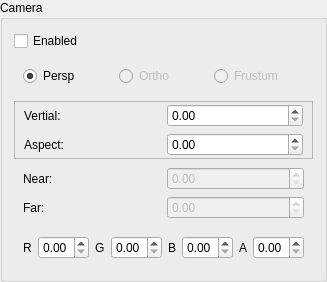
         <widget class="QGroupBox" name="cameraGroupBox">
          <property name="title">
           <string>Camera</string>
          </property>
          <layout class="QGridLayout" name="gridLayout_7">
           <item row="0" column="0">
            <widget class="QCheckBox" name="cameraEnabledToggle">
             <property name="text">
              <string>Enabled</string>
             </property>
            </widget>
           </item>
           <item row="1" column="0">
            <widget class="QWidget" name="widget_2" native="true">
             <layout class="QHBoxLayout" name="horizontalLayout_2">
              <item>
               <widget class="QRadioButton" name="cameraPerspToggle">
                <property name="text">
                 <string>Persp</string>
                </property>
                <property name="checked">
                 <bool>true</bool>
                </property>
               </widget>
              </item>
              <item>
               <widget class="QRadioButton" name="cameraOrthoToggle">
                <property name="enabled">
                 <bool>false</bool>
                </property>
                <property name="text">
                 <string>Ortho</string>
                </property>
               </widget>
              </item>
              <item>
               <widget class="QRadioButton" name="cameraFrustumToggle">
                <property name="enabled">
                 <bool>false</bool>
                </property>
                <property name="text">
                 <string>Frustum</string>
                </property>
               </widget>
              </item>
             </layout>
            </widget>
           </item>
           <item row="2" column="0">
            <widget class="QFrame" name="cameraPerspGroup">
             <property name="frameShape">
              <enum>QFrame::StyledPanel</enum>
             </property>
             <property name="frameShadow">
              <enum>QFrame::Raised</enum>
             </property>
             <layout class="QGridLayout" name="gridLayout_8">
              <property name="topMargin">
               <number>2</number>
              </property>
              <property name="bottomMargin">
               <number>2</number>
              </property>
              <item row="0" column="0">
               <widget class="QLabel" name="label_15">
                <property name="text">
                 <string>Vertial:</string>
                </property>
               </widget>
              </item>
              <item row="0" column="1">
               <widget class="QDoubleSpinBox" name="cameraVertEdit">
                <property name="maximum">
                 <double>360.000000000000000</double>
                </property>
               </widget>
              </item>
              <item row="1" column="0">
               <widget class="QLabel" name="label_20">
                <property name="text">
                 <string>Aspect:</string>
                </property>
               </widget>
              </item>
              <item row="1" column="1">
               <widget class="QDoubleSpinBox" name="cameraAspectEdit">
                <property name="singleStep">
                 <double>0.100000000000000</double>
                </property>
               </widget>
              </item>
             </layout>
            </widget>
           </item>
           <item row="3" column="0">
            <widget class="QWidget" name="widget_3" native="true">
             <layout class="QGridLayout" name="gridLayout_9">
              <property name="topMargin">
               <number>2</number>
              </property>
              <property name="bottomMargin">
               <number>2</number>
              </property>
              <item row="0" column="0">
               <widget class="QLabel" name="label_19">
                <property name="text">
                 <string>Near:</string>
                </property>
               </widget>
              </item>
              <item row="0" column="1">
               <widget class="QDoubleSpinBox" name="cameraNearClipEdit">
                <property name="enabled">
                 <bool>false</bool>
                </property>
                <property name="maximum">
                 <double>999999.000000000000000</double>
                </property>
               </widget>
              </item>
              <item row="1" column="0">
               <widget class="QLabel" name="label_21">
                <property name="text">
                 <string>Far:</string>
                </property>
               </widget>
              </item>
              <item row="1" column="1">
               <widget class="QDoubleSpinBox" name="cameraFarClipEdit">
                <property name="enabled">
                 <bool>false</bool>
                </property>
                <property name="maximum">
                 <double>999999.000000000000000</double>
                </property>
               </widget>
              </item>
             </layout>
            </widget>
           </item>
           <item row="4" column="0">
            <widget class="QWidget" name="widget_12" native="true">
             <layout class="QGridLayout" name="gridLayout_36">
              <item row="0" column="0">
               <widget class="QLabel" name="label_119">
                <property name="text">
                 <string>R</string>
                </property>
               </widget>
              </item>
              <item row="0" column="1">
               <widget class="QDoubleSpinBox" name="cameraRedClearEdit">
                <property name="maximum">
                 <double>1.000000000000000</double>
                </property>
                <property name="singleStep">
                 <double>0.100000000000000</double>
                </property>
               </widget>
              </item>
              <item row="0" column="2">
               <widget class="QLabel" name="label_120">
                <property name="text">
                 <string>G</string>
                </property>
               </widget>
              </item>
              <item row="0" column="3">
               <widget class="QDoubleSpinBox" name="cameraGreenClearEdit">
                <property name="maximum">
                 <double>1.000000000000000</double>
                </property>
                <property name="singleStep">
                 <double>0.100000000000000</double>
                </property>
               </widget>
              </item>
              <item row="0" column="4">
               <widget class="QLabel" name="label_121">
                <property name="text">
                 <string>B</string>
                </property>
               </widget>
              </item>
              <item row="0" column="5">
               <widget class="QDoubleSpinBox" name="cameraBlueClearEdit">
                <property name="maximum">
                 <double>1.000000000000000</double>
                </property>
                <property name="singleStep">
                 <double>0.100000000000000</double>
                </property>
               </widget>
              </item>
              <item row="0" column="6">
               <widget class="QLabel" name="label_122">
                <property name="text">
                 <string>A</string>
                </property>
               </widget>
              </item>
              <item row="0" column="7">
               <widget class="QDoubleSpinBox" name="cameraAlphaClearEdit">
                <property name="maximum">
                 <double>1.000000000000000</double>
                </property>
                <property name="singleStep">
                 <double>0.100000000000000</double>
                </property>
               </widget>
              </item>
             </layout>
            </widget>
           </item>
          </layout>
         </widget>
